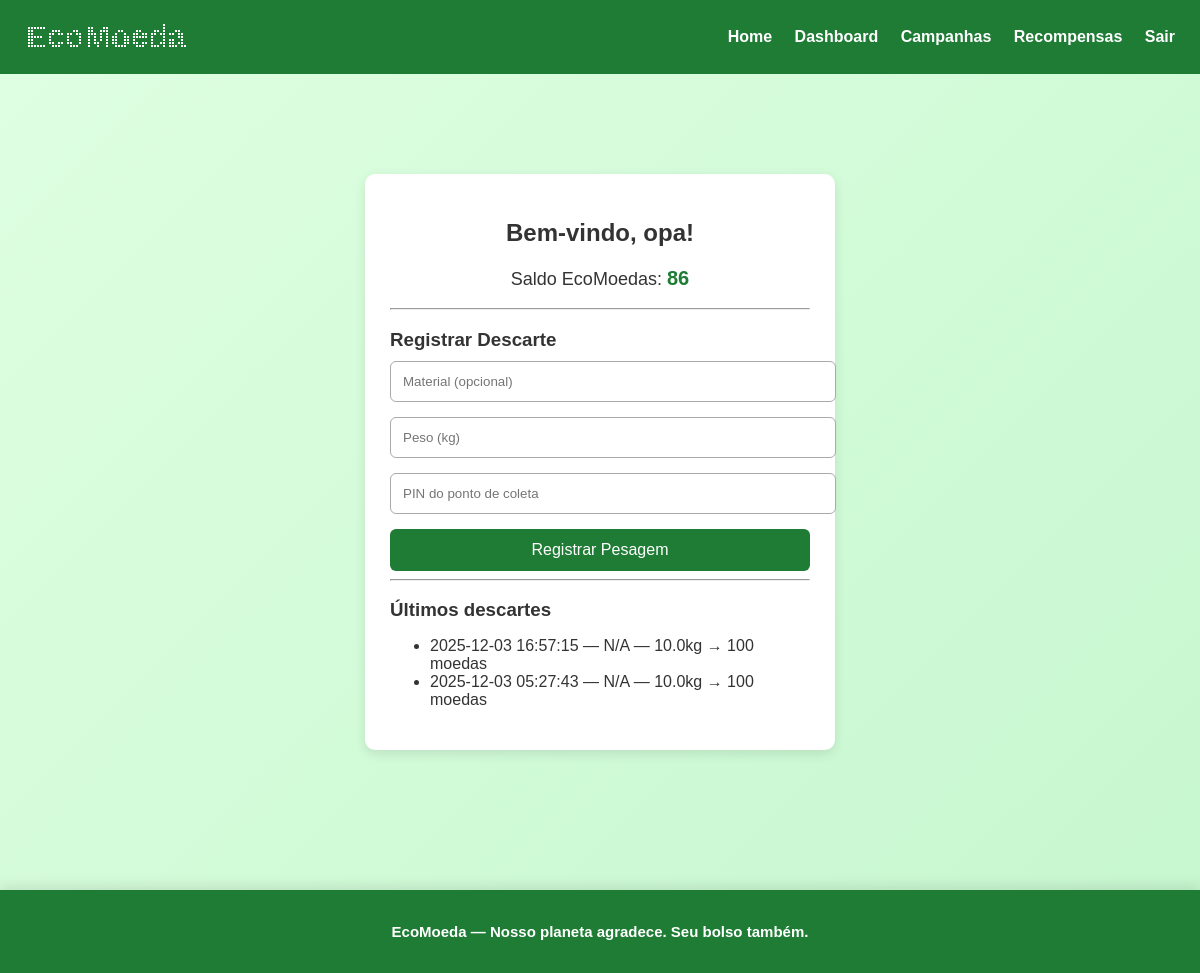
The app's page /dashboard (signed in) with its own data.
### tables this page shows
CREATE TABLE usuarios (
    id INTEGER PRIMARY KEY AUTOINCREMENT,
    nome TEXT NOT NULL,
    email TEXT UNIQUE NOT NULL,
    senha TEXT NOT NULL,
    tipo TEXT DEFAULT 'user',
    eco_balance INTEGER DEFAULT 0
);

CREATE TABLE descarte (
    id INTEGER PRIMARY KEY AUTOINCREMENT,
    usuario_id INTEGER,
    ponto_id INTEGER,
    material TEXT,
    peso REAL,
    eco_moedas INTEGER DEFAULT 0,
    data TIMESTAMP DEFAULT CURRENT_TIMESTAMP
);

### app.py (the view)
@app.route("/dashboard")
def dashboard():
    if "user" not in session:
        return redirect("/login")
    if session["user"]["tipo"] == "admin":
        return redirect("/admin")
    user = query_one("SELECT id, nome, eco_balance FROM usuarios WHERE id = ?", (session["user"]["id"],))
    descartes = query_all("SELECT * FROM descarte WHERE usuario_id = ? ORDER BY data DESC LIMIT 10", (user["id"],))
    pesagens_pendentes = query_all("SELECT * FROM pesagens WHERE user_id = ? ORDER BY data DESC LIMIT 10", (user["id"],))
    return render_template("dashboard.html", user=user, descartes=descartes, pesagens=pesagens_pendentes)

### app.py (called while the page is built)
def get_connection():
    conn = sqlite3.connect(DB_FILE)
    conn.row_factory = sqlite3.Row
    return conn

def query_one(sql, params=()):
    conn = get_connection()
    cur = conn.cursor()
    cur.execute(sql, params)
    row = cur.fetchone()
    conn.close()
    return row

def query_all(sql, params=()):
    conn = get_connection()
    cur = conn.cursor()
    cur.execute(sql, params)
    rows = cur.fetchall()
    conn.close()
    return rows

### templates/dashboard.html
{% extends "base.html" %}
{% block content %}
<div class="card center-card">
    <h2 style="text-align:center;">Bem-vindo, {{ user.nome }}!</h2>
    <p style="font-size:18px; text-align:center; margin-top:10px;">
        Saldo EcoMoedas:
        <strong style="color:#1e7c35; font-size:20px;">{{ user.eco_balance }}</strong>
    </p>
    <hr/>
    <section>
        <h3 style="margin-bottom:10px;">Registrar Descarte</h3>
        <form action="{{ url_for('registrar_pesagem') }}" method="post">
    <input class="input" name="material" placeholder="Material (opcional)">
    <input class="input" name="peso" type="number" step="0.01" placeholder="Peso (kg)" required>
    <input class="input" name="pin" placeholder="PIN do ponto de coleta" required>
    <button class="btn-green" type="submit">Registrar Pesagem</button>
</form>
    </section>
    <hr/>
    <section>
        <h3 style="margin-bottom:10px;">Últimos descartes</h3>
        <ul>
            {% for d in descartes %}
                <li>{{ d.data }} — {{ d.material }} — {{ d.peso }}kg → {{ d.eco_moedas }} moedas</li>
            {% else %}
                <li>Nenhum descarte registrado.</li>
            {% endfor %}
        </ul>
    </section>
</div>
{% endblock %}

### static/css/style.css (style rules this page uses)
body { margin: 0; font-family: Arial, sans-serif; color: #333; background: linear-gradient(135deg, #dfffe2, #b9f3c4, #8de6a6); background-size: 300% 300%; animation: bgMove 12s ease infinite; }
.card { background: white; padding: 25px; border-radius: 10px; box-shadow: 0 4px 12px rgba(0,0,0,0.1); animation: fadeIn 0.4s ease; }
.center-card { max-width: 420px; margin: 60px auto; }
.input { width: 100%; padding: 12px; border: 1px solid #aaa; border-radius: 6px; margin-bottom: 15px; }
.btn, .btn-green { width: 100%; padding: 12px; background: #1e7c35; border: none; border-radius: 6px; color: white; font-size: 16px; cursor: pointer; }
:root { --navbar-height: 65px; }
body, html { height: 100%; }
body { display: flex; flex-direction: column; }

### records on screen
usuarios: nome "opa", eco_balance "86"
descarte: data "2025-12-03 16:57:15", material "N/A", peso "10.0", eco_moedas "100"
descarte: data "2025-12-03 05:27:43", material "N/A", peso "10.0", eco_moedas "100"
